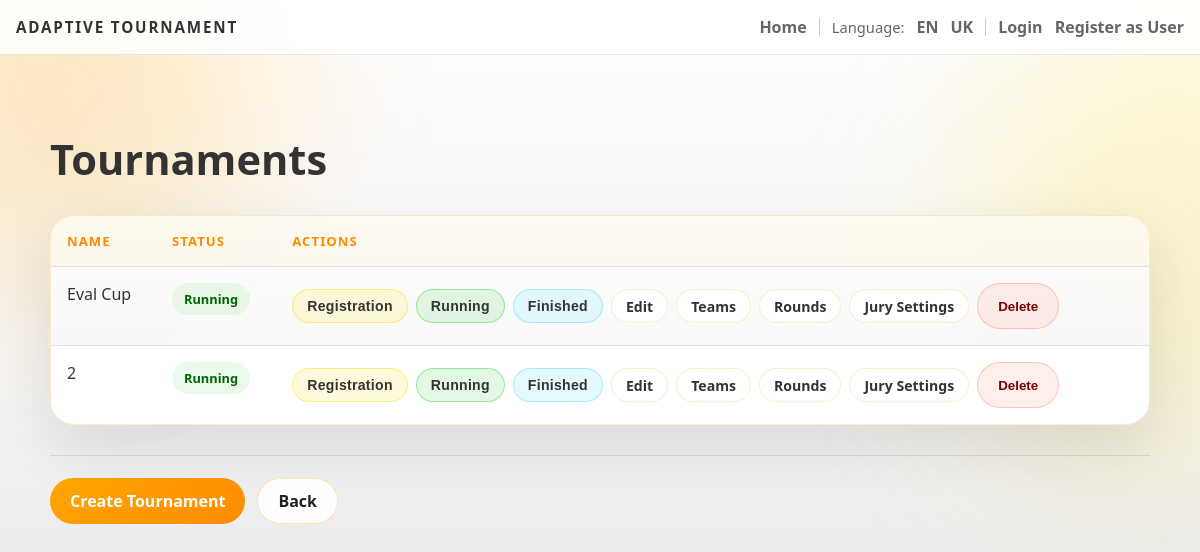
/admin/tournaments, run on an earlier commit of the app's database.
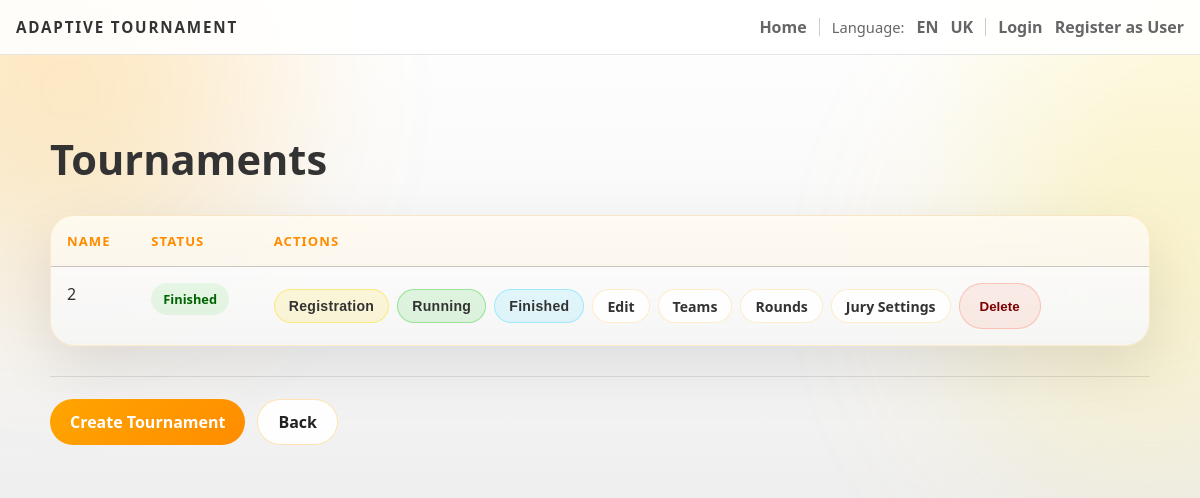
And on a later commit of the database.
### backend/models.py (models this page shows)
class Tournament(db.Model):
    id = db.Column(db.Integer, primary_key=True)
    name = db.Column(db.String(200), nullable=False)
    description = db.Column(db.Text)
    max_teams = db.Column(db.Integer)
    status = db.Column(db.String(30), default="Draft")
    rounds = db.relationship('Round', backref='tournament', lazy=True)

### backend/admin.py (the view)
def admin_tournaments():
    tournaments = Tournament.query.all()
    return render_template('admin_tournaments.html', tournaments=tournaments)

### backend/app.py (called while the page is built)
@app.context_processor
def inject_user_processor():
    return inject_user()

@app.context_processor
def translation_processor():
    return translation()

### backend/app_helpers.py (called while the page is built)
def get_current_user():
    uid = session.get('user_id')
    if uid:
        return db.session.get(User, uid)
    return None

def inject_user():
    return {'get_current_user': get_current_user}

def translation():
    lang = session.get('language', 'en')
    def t(key, **kwargs):
        return get_text(key, lang, **kwargs)
    return {
        't': t,
        'lang': lang,
        'supported_languages': list(TRANSLATIONS.keys())
    }

### backend/translations.py (called while the page is built)
def get_text(key, lang='en', **kwargs):
    if lang not in TRANSLATIONS:
        lang = 'en'
    text = TRANSLATIONS[lang].get(key, TRANSLATIONS['en'].get(key, key))
    if kwargs:
        try:
            return text.format(**kwargs)
        except Exception:
            return text
    return text

### templates/admin_tournaments.html (shortened to what this page needs)
{% extends 'base.html' %}
{% block head %}
  <link rel="stylesheet" href="/static/css/admin.css">
{% endblock %}
{% block content %}
<div class="admin-page">
  <h2 class="page-title">{{ t('tournaments') }}</h2>
  <div class="table-shell">
    <table class="admin-table">
      <thead>
        <tr>
          <th>{{ t('name') }}</th>
          <th>{{ t('status') }}</th>
          <th>{{ t('actions') }}</th>
        </tr>
      </thead>
      <tbody>
        {% for t_item in tournaments %}
          <tr>
            <td>{{ t_item.name }}</td>
            <td><span class="status-pill default">{{ t_item.status }}</span></td>
            <td>
              <div class="table-actions">
                <form method="post" action="{{ url_for('update_tournament_status', tid=t_item.id) }}" class="inline-form">
                  <button type="submit" class="inline-btn quick-status-btn quick-status-registration">{{ t('registration') }}</button>
                </form>
                <form method="post" action="{{ url_for('update_tournament_status', tid=t_item.id) }}" class="inline-form">
                  <button type="submit" class="inline-btn quick-status-btn quick-status-running">{{ t('running') }}</button>
                </form>
                <form method="post" action="{{ url_for('update_tournament_status', tid=t_item.id) }}" class="inline-form">
                  <button type="submit" class="inline-btn quick-status-btn quick-status-finished">{{ t('finished') }}</button>
                </form>
                <a href="{{ url_for('edit_tournament', tid=t_item.id) }}" class="inline-btn">{{ t('edit') }}</a>
                <a href="{{ url_for('admin_tournament_teams', tid=t_item.id) }}" class="inline-btn">{{ t('teams') }}</a>
                <a href="{{ url_for('admin_tournament_rounds', tid=t_item.id) }}" class="inline-btn">{{ t('rounds') }}</a>
                <a href="{{ url_for('admin_tournament_evaluation_settings', tid=t_item.id) }}" class="inline-btn">{{ t('jury_settings') }}</a>
                <form method="post" action="{{ url_for('delete_tournament', tid=t_item.id) }}" class="inline-form">
                  <button onclick="return confirm('{{ t('delete') }}?')" class="danger-btn">{{ t('delete') }}</button>
                </form>
              </div>
            </td>
          </tr>
        {% endfor %}
      </tbody>
    </table>
  </div>
  <div class="form-actions">
    <a href="{{ url_for('create_tournament') }}" class="submit-btn">{{ t('create_tournament_cta') }}</a>
    <a href="{{ url_for('admin_dashboard') }}" class="secondary-btn">{{ t('back') }}</a>
  </div>
</div>
{% endblock %}

### templates/base.html (shortened to what this page needs)
<!doctype html>
<html>
  <head>
    <link rel="stylesheet" href="/static/css/main.css">
    {% block head %}{% endblock %}
  </head>
  <body>
    <div class="page-shell">
      <div class="page-glow page-glow-left"></div>
      <div class="page-glow page-glow-right"></div>
      <nav class="topbar">
        <div class="topbar-inner">
          <a href="/" class="brand-mark">{{ t('app_title') }}</a>
          <div class="topbar-links">
            <a href="/">{{ t('home') }}</a>
            <span class="language-switcher">{{ t('language') }}:</span>
            <a href="{{ url_for('set_language', lang='en') }}">EN</a>
            <a href="{{ url_for('set_language', lang='uk') }}">UK</a>
            {% set _cur = get_current_user() %}
            {% if _cur %}
              <a href="/user/{{ _cur.id }}" title="{{ t('profile_prefix') }}">{{ t('profile_prefix') }}: {{ _cur.first_name }}</a>
              <a href="/logout">{{ t('logout') }}</a>
            {% else %}
              <a href="/login">{{ t('login') }}</a>
              <a href="/register">{{ t('register') }}</a>
            {% endif %}
          </div>
        </div>
      </nav>
      <div class="container">
        {% block content %}{% endblock %}
      </div>
    </div>
  </body>
</html>

### static/css/main.css (style rules this page uses)
:root { --bg: #ffffff; --bg-soft: #f9f9f9; --panel: rgba(255, 255, 255, 0.95); --panel-border: rgba(255, 165, 0, 0.3); --text: #333333; --muted: #666666; --accent: #ffa500; --accent-strong: #ff8c00; --success: #32cd32; --warning: #ffd700; --danger: #ff6347; }
* { box-sizing: border-box; }
html { scroll-behavior: smooth; }
body { margin: 0; min-height: 100vh; font-family: "Segoe UI", "Trebuchet MS", Arial, sans-serif; color: var(--text); background: radial-gradient(circle at top left, rgba(255, 165, 0, 0.1), transparent 28%), radial-gradient(circle at top right, rgba(255, 215, 0, 0.1), transparent 22%), linear-gradient(180deg, #ffffff 0%, #f5f5f5 45%, #e0e0e0 100%); }
a { color: inherit; }
.page-shell { position: relative; overflow: hidden; min-height: 100vh; }
.page-glow { position: fixed; width: 380px; height: 380px; border-radius: 50%; filter: blur(100px); opacity: 0.18; pointer-events: none; z-index: 0; }
.page-glow-left { top: -100px; left: -120px; background: #ffa500; }
.page-glow-right { top: 90px; right: -140px; background: #ffd700; }
.topbar { position: sticky; top: 0; z-index: 5; backdrop-filter: blur(18px); background: rgba(255, 255, 255, 0.9); border-bottom: 1px solid rgba(0, 0, 0, 0.1); }
.topbar-inner { width: min(1180px, calc(100% - 32px)); margin: 0 auto; padding: 16px 0; display: flex; align-items: center; justify-content: space-between; gap: 20px; }
.brand-mark { text-decoration: none; font-size: 0.95rem; font-weight: 700; letter-spacing: 0.12em; text-transform: uppercase; color: #333333; }
.topbar-links { display: flex; align-items: center; justify-content: flex-end; flex-wrap: wrap; gap: 12px; color: var(--muted); }
.topbar-links a { text-decoration: none; font-weight: 600; color: #666666; }
.language-switcher { font-size: 0.92rem; }
.container { position: relative; z-index: 1; width: min(1180px, calc(100% - 32px)); margin: 0 auto; padding: 36px 0 72px; }
.container a:not(.primary-button):not(.secondary-button):not(.panel-link):not(.brand-mark) { color: #ffa500; }
form button { padding: 11px 20px; background: linear-gradient(135deg, var(--accent) 0%, var(--accent-strong) 100%); color: #04101e; border: none; border-radius: 999px; cursor: pointer; font-weight: 800; }

What changed in the data, as far as the page shows it:
removed Tournament: name "Eval Cup", status "Running", t "Registration", t "Finished", t "Edit", t "Teams", t "Rounds", t "Jury Settings", t "Delete"
changed Tournament: status "Running" → "Finished"
